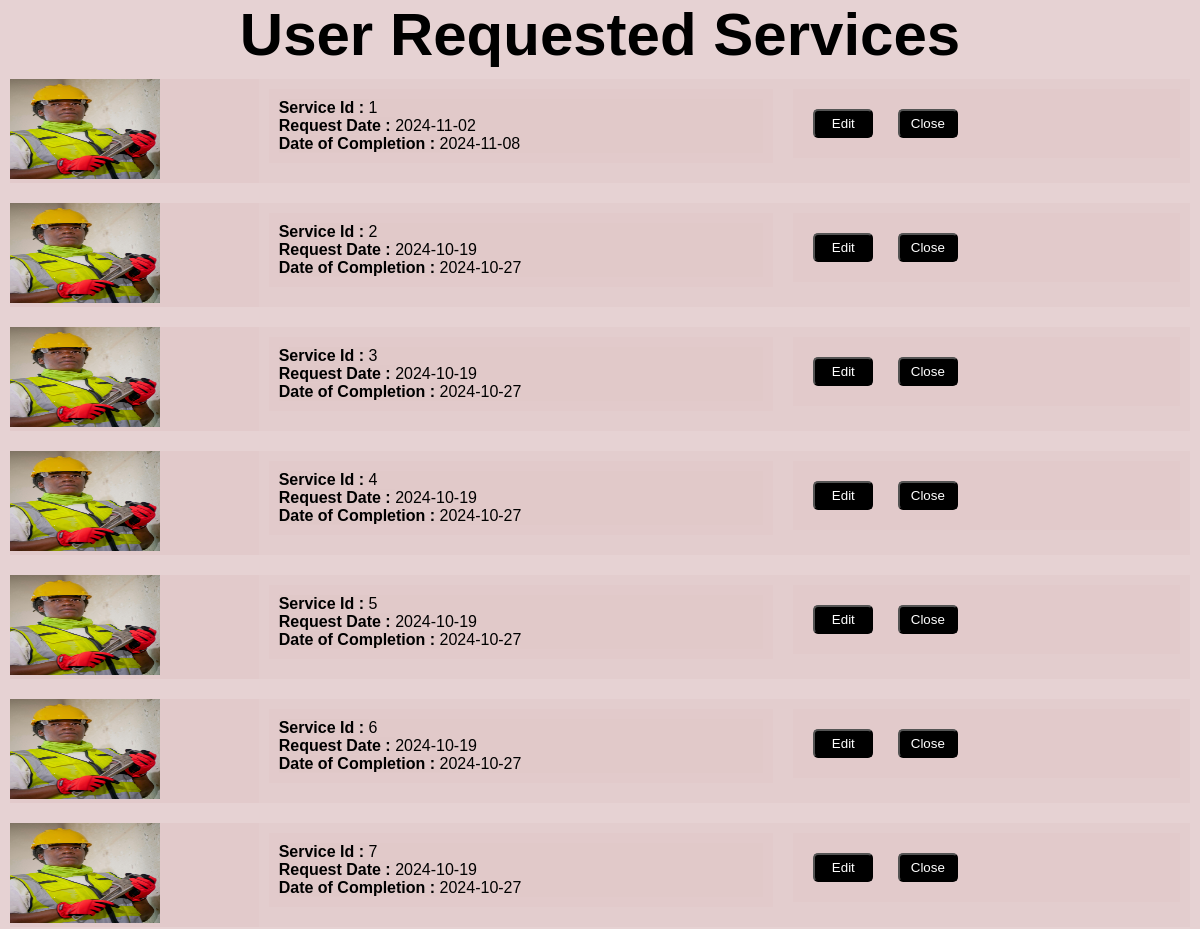
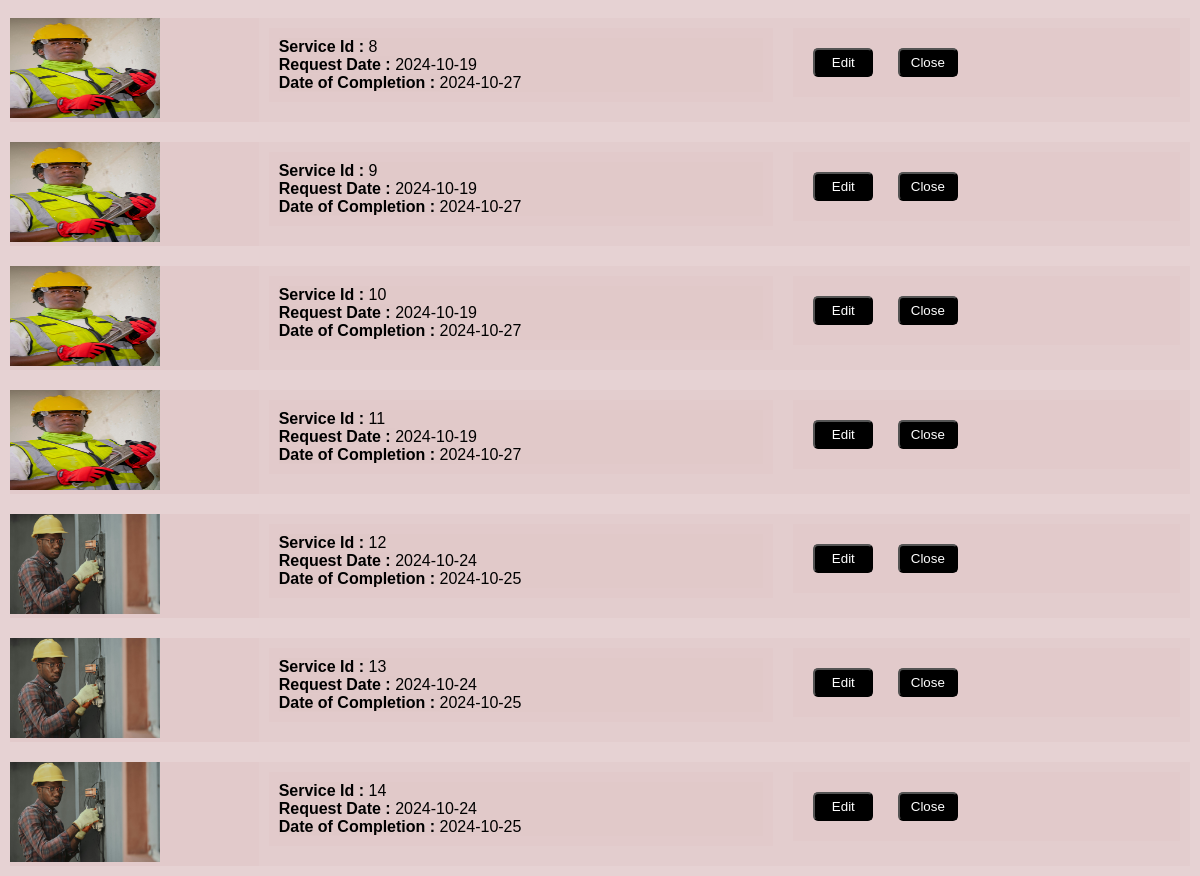
Page /user_history/1 on the committed database (2 pictures, top to bottom).
### backend/models.py (models this page shows)
class Services(db.Model):
  __tablename__ = "services_offered"
  service_id = db.Column(db.Integer,primary_key = True,autoincrement=True)
  service_name = db.Column(db.String,nullable = True)
  description = db.Column(db.String,nullable = True)
  image_url = db.Column(db.String,nullable = True)
  price = db.Column(db.Integer,nullable = True)
  time_required = db.Column(db.Integer,nullable = True)

class Service_Request(db.Model):
  __tablename__ = "service_request"
  service_request_id = db.Column(db.Integer,primary_key = True,autoincrement=True)
  service_id = db.Column(db.Integer,db.ForeignKey("services_offered.service_id"))
  customer_id =db.Column(db.Integer,db.ForeignKey("customer.customer_id"),nullable = True)
  professional_id =db.Column(db.Integer,db.ForeignKey("professional.professional_id"),nullable = True)
  date_of_request = db.Column(db.Date,nullable = True)
  date_of_completion = db.Column(db.Date,nullable = True)
  service_status = db.Column(db.String,nullable = True)
  problem_description = db.Column(db.String,nullable=True)
  remarks = db.Column(db.String,nullable = True)

### backend/controllers.py (the view)
@app.route("/user_history/<int:customer_id>")
def user_history(customer_id):
  user_requests = Service_Request.query.filter_by(customer_id = customer_id).all()
  service_list = []
  for user_request in user_requests:
    service = Services.query.filter_by(service_id = user_request.service_id).first()
    service_list.append(service)
  return render_template("user_history.html",service_list=service_list,user_requests=user_requests)

### templates/user_history.html (shortened to what this page needs)
<!DOCTYPE html>
<html>
  <head>
    <link rel="stylesheet" href="{{ url_for("static",filename="style4.css") }}">
  </head>
  <body>
    <h1>User Requested Services</h1>
    <div class="container">
      {% for i in range(user_requests | length) %}
      <div class="col">
        <div class="first_part">
          <img src="{{ url_for('static',filename = 'img/' + service_list[i].image_url) }}">
        </div>
        <div class="second_part">
            <p><strong>Service Id : </strong>{{ user_requests[i].service_request_id }}</p>
            <p><strong> Request Date : </strong>{{ user_requests[i].date_of_request }}</p>
            <p><strong> Date of Completion : </strong>{{ user_requests[i].date_of_completion }}</p>
        </div>
        <div class="third_part">
          <button><a href="{{ url_for('edit_service',service_request_id = user_requests[i].service_request_id) }}">Edit</a></button>
          <button>Close</button>
      </div>
      </div>
      {% endfor %}
    </div>
  </body>
</html>

### static/style4.css (style rules this page uses)
* { margin:0px; padding:0px; font-family:'Arial','sans-serif'; overflow-x: hidden; background:rgba(223,197,198,0.4); }
h1 { text-align: center; font-size:60px; }
.container { display:flex; flex-direction: column; width:100%; height:20%; }
.col { display : flex; flex-wrap: wrap; margin:10px; }
.first_part { flex : 20%; height:20%; }
.second_part { flex : 40%; height: 20%; margin:10px; padding:10px; }
.third_part { flex:30%; height: 20%; margin:10px; padding:10px; }
img { width:150px; height: 100px; }
button { background-color: black; color:white; width:60px; padding:5px; margin:10px; border-radius: 5px; }
button a { background-color: black; color:white; text-decoration: none; }

### rows in the picture
Services: image_url (picture)
Service_Request: service_request_id "1", date_of_request "2024-11-02", date_of_completion "2024-11-08"
Service_Request: service_request_id "2", date_of_request "2024-10-19", date_of_completion "2024-10-27"
Service_Request: service_request_id "3", date_of_request "2024-10-19", date_of_completion "2024-10-27"
Service_Request: service_request_id "4", date_of_request "2024-10-19", date_of_completion "2024-10-27"
Service_Request: service_request_id "5", date_of_request "2024-10-19", date_of_completion "2024-10-27"
Service_Request: service_request_id "6", date_of_request "2024-10-19", date_of_completion "2024-10-27"
Service_Request: service_request_id "7", date_of_request "2024-10-19", date_of_completion "2024-10-27"
Service_Request: service_request_id "8", date_of_request "2024-10-19", date_of_completion "2024-10-27"
Service_Request: service_request_id "9", date_of_request "2024-10-19", date_of_completion "2024-10-27"
Service_Request: service_request_id "10", date_of_request "2024-10-19", date_of_completion "2024-10-27"
Service_Request: service_request_id "11", date_of_request "2024-10-19", date_of_completion "2024-10-27"
Services: image_url (picture)
Service_Request: service_request_id "12", date_of_request "2024-10-24", date_of_completion "2024-10-25"
Service_Request: service_request_id "13", date_of_request "2024-10-24", date_of_completion "2024-10-25"
Service_Request: service_request_id "14", date_of_request "2024-10-24", date_of_completion "2024-10-25"
